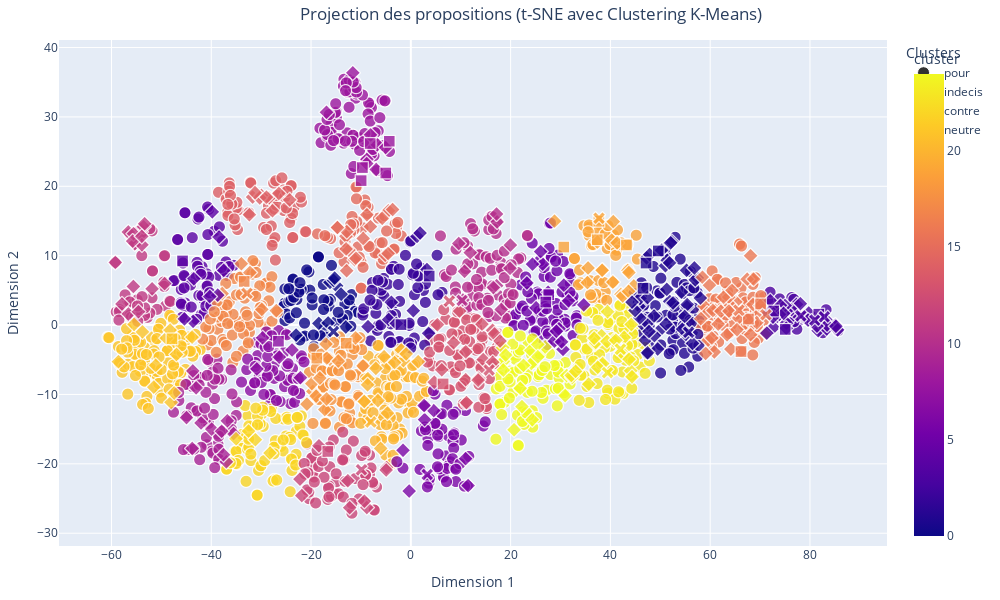

The code cell stored with this chart in its notebook:
### Code cell
import plotly.express as px
from sklearn.manifold import TSNE
from sklearn.preprocessing import StandardScaler
from sklearn.cluster import KMeans
import pandas as pd
import matplotlib.pyplot as plt  # Pour obtenir la palette 'tab10'

# Normalisation des vecteurs
scaler = StandardScaler()
vectors_normalized = scaler.fit_transform(proposition_vectors)

# Réduction des vecteurs à 2 dimensions avec t-SNE
tsne = TSNE(n_components=2, random_state=42, perplexity=30, n_iter=1000)
word_vectors_2d = tsne.fit_transform(vectors_normalized)

# Appliquer le clustering K-Means
n_clusters = 25
kmeans = KMeans(n_clusters=n_clusters, random_state=42)
cluster = kmeans.fit_predict(word_vectors_2d)
data['cluster'] = cluster

# Préparer les données pour le graphique
df1 = pd.DataFrame(word_vectors_2d, columns=['Dim1', 'Dim2'])
df1['propositions'] = data['Proposition']
df1['cluster'] = cluster
df1['vote'] = data['Catégorie']
df1['proposition_vectors'] = data['mean_vector']

# Récupérer les couleurs de la palette 'tab10'
tab10_colors = [plt.cm.tab10(i % 10) for i in range(n_clusters)]  # Cycle sur 'tab10' pour 25 clusters
tab10_colors_hex = [f'rgb({int(r*255)}, {int(g*255)}, {int(b*255)})' for r, g, b, _ in tab10_colors]

# Ajouter la couleur correspondant à chaque cluster dans le DataFrame
df1['color'] = df1['cluster'].map(lambda c: tab10_colors_hex[c])

# Créer le graphique interactif avec Plotly
fig = px.scatter(
    df1,
    x='Dim1',
    y='Dim2',
    symbol='vote',  # Utiliser la colonne 'vote' pour les symboles
    color='cluster',  # Utiliser les clusters pour la coloration
    hover_name='propositions',  # Afficher les propositions lors du survol
    title="Projection des propositions (t-SNE avec Clustering K-Means)",
    labels={'Dim1': 'Dimension 1', 'Dim2': 'Dimension 2', 'vote': 'Avis des citoyens'},
    color_discrete_sequence=tab10_colors_hex,  # Utiliser la palette tab10 comme séquence discrète
    category_orders={"cluster": [str(i) for i in range(n_clusters)]},
    width=1000,
    height=600
)

# Personnaliser les points : ajouter des bordures
fig.update_traces(marker=dict(
    size=12,  # Taille des points
    opacity=0.8,  # Transparence
    line=dict(width=1, color='white')  # Bordure blanche avec une épaisseur de 1
))

# Personnaliser les infobulles pour correspondre à la couleur des points
fig.update_traces(
    hovertemplate=(
        "<span style='background-color:%{customdata[0]}; "
        "padding:5px; border-radius:5px; color:white;'>"
        "<b>Proposition:</b> %{hovertext}<br>"
        "<b>Cluster:</b> %{marker.color}<br>"
        "<b>Vote:</b> %{customdata[1]}</span>"
    ),
    customdata=df1[['color', 'vote']]  # Transmettre la couleur et la catégorie (vote) comme données personnalisées
)

# Ajouter un titre pour la légende des clusters
fig.update_layout(
    legend_title="Clusters",
    title_x=0.3,  # Centrer le titre
    margin=dict(l=40, r=40, t=40, b=40)
)

# Afficher le graphique
fig.show()

### Figure 1 — Plotly figure (JSON) as saved in the notebook; plotly's stock layout.template omitted (floating-point values rounded to 4 significant figures; data arrays with more than 128 entries replaced by an {"elided": "..."} marker saying what was removed)
{"data": [{"customdata": {"elided": "1909x2 str values"}, "hovertemplate": "<span style='background-color:%{customdata[0]}; padding:5px; border-radius:5px; color:white;'><b>Proposition:</b> %{hovertext}<br><b>Cluster:</b> %{marker.color}<br><b>Vote:</b> %{customdata[1]}</span>", "hovertext": {"elided": "1506 str values"}, "legendgroup": "pour", "marker": {"color": {"elided": "1506 int values"}, "coloraxis": "coloraxis", "line": {"color": "white", "width": 1}, "opacity": 0.8, "size": 12, "symbol": "circle"}, "mode": "markers", "name": "pour", "showlegend": true, "type": "scattergl", "x": {"elided": "1506 float values"}, "xaxis": "x", "y": {"elided": "1506 float values"}, "yaxis": "y"}, {"customdata": {"elided": "1909x2 str values"}, "hovertemplate": "<span style='background-color:%{customdata[0]}; padding:5px; border-radius:5px; color:white;'><b>Proposition:</b> %{hovertext}<br><b>Cluster:</b> %{marker.color}<br><b>Vote:</b> %{customdata[1]}</span>", "hovertext": {"elided": "356 str values"}, "legendgroup": "indecis", "marker": {"color": {"elided": "356 int values"}, "coloraxis": "coloraxis", "line": {"color": "white", "width": 1}, "opacity": 0.8, "size": 12, "symbol": "diamond"}, "mode": "markers", "name": "indecis", "showlegend": true, "type": "scattergl", "x": {"elided": "356 float values"}, "xaxis": "x", "y": {"elided": "356 float values"}, "yaxis": "y"}, {"customdata": {"elided": "1909x2 str values"}, "hovertemplate": "<span style='background-color:%{customdata[0]}; padding:5px; border-radius:5px; color:white;'><b>Proposition:</b> %{hovertext}<br><b>Cluster:</b> %{marker.color}<br><b>Vote:</b> %{customdata[1]}</span>", "hovertext": ["Il faut créer des créneaux horaires réservés aux activités sportives dans les parcs.", "Il faut supprimer/diminuer les remboursements des médicaments des personnes qui pourraient se soigner grâce à l'activité physique.", "Il faut la rendre obligatoire afin de beneficier de soins médicaux", "Il faut rendre les inscriptions gratuites dans les clubs de sport en compensant cette gratuité par des subventions publiques", "Il faut inciter fiscalement à prendre un coach sportif personnel", "Il faut permettre aux employeurs de payer mieux ceux qui sont actifs en sport que les sédentaires.Des employés en forme sont plus avantageux", "Il faut interdire tous les véhicules à moteur et supprimer des places de parking dans les centres villes pour inciter les citoyens à marcher", "Il faut inscrire la pratique d’une activité physique quotidienne dans la Constitution", "Il faut interdire les jeux olympiques, surtout en France.", "Il faut rendre gratuits les places aux JO pour les licenciés", "Il faut donner une prime CPAM en proportion du nombre d’heures de sport mensuelles. Grâce à une appli gérée par le ministère de la Santé", "Il faut lever l’interdiction du port du voile dans les fédérations françaises", "Il faut pénaliser les déplacements courts en voiture.", "Il faut mettre en place des jeux vidéo interactifs qui récompensent les activités physiques réelles.", "Il faut interdire l’arrêt et le stationnement à moins d’un kilomètre des établissements scolaires.", "Il faut du temps et par conséquent favoriser un 100% télétravail", "Il faut changer les équipes de haut niveau et les membres des fédérations dès lors qu’il n’y a eu aucune qualification olympique", "Il faut favoriser les réunions non formelles au sein de l'entreprise en invitant les conjoints pour des thés ou dîners dansants.", "Il faut interdire les sports non écologiques comme le ski et la formule 1", "Il faut que tout le monde prennent des trotinettes ou des vélos électriques c'est bon pour la planète.", "Il faut offrir 1 ou 2 jours de CP, payés par l’Etat, à qui le souhaite, pendant les JO, pour regarder les épreuves et susciter des vocations", "Il faut interdire toutes les demandes de certificats médicaux que ce soit pour les clubs, les professionnels et les compétitions.", "Il faut augmenter les cotisations sociales de ceux qui ne s'inscrive dans aucun sport. ", "Il faut augmenter le prix des carburants pour inciter à aller à pied (au moins partiellement). Pas à vélo! A pied!", "Il faut augmenter les cotisations sociales des non-sportifs. Ils coutent plus cher à la sécu, c'est à eux de payer.", "Il faut adopter un chien ça fera à minima 45 minutes de marche 3 fois par jour", "Il faut pouvoir exclure tout membre d’une fédération qui n’est pas au résultat et éviter qu’il reprenne sa place", "Il faut réduire le nombre d'arrêt de bus en ville pour obliger la marche, un pour 500m semble juste.", "Il faut inciter les Français à s'équiper de montres connectées pour les stimuler à bouger et atteindre des (petits) objectifs quotidiens.", "Il faut encourager les garçons à s'inscrire dans un club de football ou de rugby."], "legendgroup": "contre", "marker": {"color": [12, 19, 19, 21, 4, 7, 1, 19, 17, 18, 3, 16, 8, 19, 16, 1, 5, 1, 3, 8, 16, 13, 18, 8, 2, 8, 5, 8, 2, 3], "coloraxis": "coloraxis", "line": {"color": "white", "width": 1}, "opacity": 0.8, "size": 12, "symbol": "square"}, "mode": "markers", "name": "contre", "showlegend": true, "type": "scattergl", "x": [-16.64, 37.37, 30.66, -47.87, -45.76, -26.53, 46.55, 37.7, -33.4, -18.84, 72.72, 66.18, -4.309, 43.22, 70.1, 49.6, 27.62, 47.15, 81.77, -9.7, 67.66, 6.465, -12.95, -8.145, -1.978, -9.964, 27.06, -5.012, 3.678, 75.04], "xaxis": "x", "y": [-18.22, 12.3, 11.24, -1.991, 9.239, -2.334, 5.298, 14.96, 6.283, -4.761, 2.02, -3.815, 26.49, 11.54, 3.04, 10.68, 4.388, 8.935, 1.576, 22.7, 0.8687, -8.488, -2.618, 26.16, 0.06668, 20.82, 3.314, 21.91, 7.066, -0.6303], "yaxis": "y"}, {"customdata": {"elided": "1909x2 str values"}, "hovertemplate": "<span style='background-color:%{customdata[0]}; padding:5px; border-radius:5px; color:white;'><b>Proposition:</b> %{hovertext}<br><b>Cluster:</b> %{marker.color}<br><b>Vote:</b> %{customdata[1]}</span>", "hovertext": ["Il faut que le double projet d'un.e SHN soit réellement pris en compte par les DTN et CTN", "Il faut régulièrement évaluer les actions des CTN", "Il faut que les SHN listés aient les mêmes avantages notamment dans les Creps (accès aux services médicaux et psycho)", "Il faut faciliter la vie de nos SHN au collège prévoir des heures prof pour le rattrapage après compétition. ", "Il faut faire la promotion d'applications comme HelloSport.", "Il faut soutenir les applications comme weward et surtout que l'état propose une application du style car - de gens dans les hôpitaux.", "Il faut proposer des APPN dans toutes les écoles et pas seulement au sein des QPV pour faire aimer le sport de plein air", "Il faut que le département puisse payer les entraîneurs en fonction du nombre de licenciés (ce qui en entraînera une hausse)", "Il faut voir qu'il y a l'offre tremplin strict à 11 séances en Maison Sport Santé. Mais une PMR à vie n'a pas accès à un sport normal après.", "Il faut lutter contre l'insuffisance de financement pérenne des MSS afin de sécuriser leur modèle éco déjà très fragilisé par l'offre privée", "Il faut donner une note de difficultés d'une activité physique et du niveau. Cela existe pour des activités comme le trekking.", "Il faut renforcer les MSS car elles ont l'obligation de sensibiliser et promouvoir l'activité physique. Promouvoir une nouvelle culture", "Il faut tracer simplement sur le sol les lignes délimitant les terrains de sport de tous les sports olympiques pour faire du air-sport.", "Il faut faire payer le montant des adhésions à un club sportif (en Sport Adapté, en sport loisirs ou en Sport compétition)", "Il faut créer sur les montres connectées une activité \"Trajet sans voiture\" qui compte la distance totale parcourue et aussi les pas.", "Il faut être plus présent dans les salles", "Il faut aider financièrement le SHN afin de lui permettre de se déplacer sur les compét et d'assurer son avenir "], "legendgroup": "neutre", "marker": {"color": [3, 3, 1, 0, 3, 13, 17, 10, 12, 23, 19, 6, 13, 20, 16, 23, 16], "coloraxis": "coloraxis", "line": {"color": "white", "width": 1}, "opacity": 0.8, "size": 12, "symbol": "x"}, "mode": "markers", "name": "neutre", "showlegend": true, "type": "scattergl", "x": [80.99, 78.16, 55.68, -15.5, 82.86, 7.705, -32.84, 10.28, -9.891, 42.0, 37.71, 3.29, 15.69, -8.024, 65.75, 39.43, 71.16], "xaxis": "x", "y": [0.7134, 1.329, -1.041, -0.9354, 1.187, 3.439, 4.574, 3.556, -20.85, -3.483, 15.4, -21.54, -6.466, -13.97, 2.135, -6.863, 1.484], "yaxis": "y"}], "layout": {"coloraxis": {"colorbar": {"title": {"text": "cluster"}}, "colorscale": [[0, "#0d0887"], [0.1111, "#46039f"], [0.2222, "#7201a8"], [0.3333, "#9c179e"], [0.4444, "#bd3786"], [0.5556, "#d8576b"], [0.6667, "#ed7953"], [0.7778, "#fb9f3a"], [0.8889, "#fdca26"], [1, "#f0f921"]]}, "height": 600, "legend": {"title": {"text": "Clusters"}, "tracegroupgap": 0}, "margin": {"b": 40, "l": 40, "r": 40, "t": 40}, "title": {"text": "Projection des propositions (t-SNE avec Clustering K-Means)", "x": 0.3}, "width": 1000, "xaxis": {"anchor": "y", "domain": [0, 1], "title": {"text": "Dimension 1"}}, "yaxis": {"anchor": "x", "domain": [0, 1], "title": {"text": "Dimension 2"}}}}
